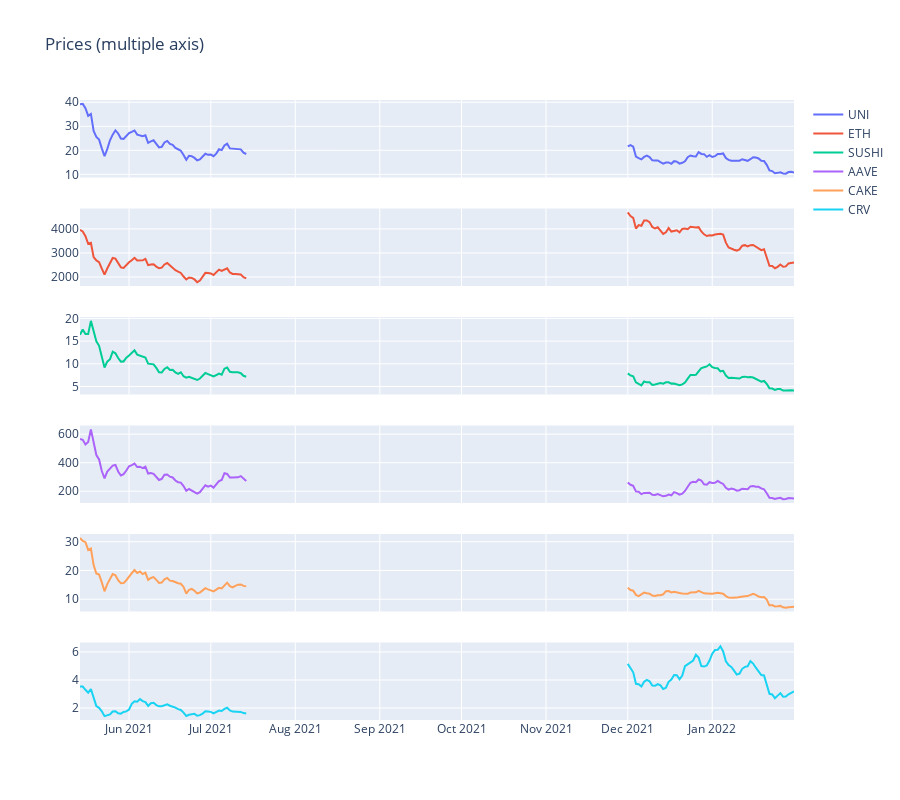

Here is the notebook cell this chart was saved with:
### Code cell
# keep only between 2021-05-01 and 2021-05-31
mask = ((df['Open'].index >= '2021-05-14') & (df['Open'].index <= '2021-07-14')) | ((df['Open'].index >= '2021-12-01') & (df['Open'].index <= '2022-01-31'))
df_open_1d = df['Open'][mask].resample("1d").mean()
# multiple lineplots
fig = make_subplots(rows=6, cols=1, shared_xaxes=True)
fig.add_scatter(x=df_open_1d.index, y=df_open_1d['UNI'], name='UNI', mode='lines', row=1, col=1)
fig.add_scatter(x=df_open_1d.index, y=df_open_1d['ETH'], name='ETH', mode='lines', row=2, col=1)
fig.add_scatter(x=df_open_1d.index, y=df_open_1d['SUSHI'], name='SUSHI', mode='lines', row=3, col=1)
fig.add_scatter(x=df_open_1d.index, y=df_open_1d['AAVE'], name='AAVE', mode='lines', row=4, col=1)
fig.add_scatter(x=df_open_1d.index, y=df_open_1d['CAKE'], name='CAKE', mode='lines', row=5, col=1)
fig.add_scatter(x=df_open_1d.index, y=df_open_1d['CRV'], name='CRV', mode='lines', row=6, col=1)
# increase the height of the subplots
fig.update_layout(height=800, title='Prices (multiple axis)')
fig.write_html('output/02_prices_axis_bear.html')
fig.write_image('output/02_prices_axis_bear.png')
fig

### Figure 1 — Plotly figure (JSON) as saved in the notebook; plotly's stock layout.template omitted (floating-point values rounded to 4 significant figures; data arrays with more than 128 entries replaced by an {"elided": "..."} marker saying what was removed)
{"data": [{"mode": "lines", "name": "UNI", "type": "scatter", "x": {"elided": "263 str values"}, "xaxis": "x", "y": {"elided": "263 float values"}, "yaxis": "y"}, {"mode": "lines", "name": "ETH", "type": "scatter", "x": {"elided": "263 str values"}, "xaxis": "x2", "y": {"elided": "263 float values"}, "yaxis": "y2"}, {"mode": "lines", "name": "SUSHI", "type": "scatter", "x": {"elided": "263 str values"}, "xaxis": "x3", "y": {"elided": "263 float values"}, "yaxis": "y3"}, {"mode": "lines", "name": "AAVE", "type": "scatter", "x": {"elided": "263 str values"}, "xaxis": "x4", "y": {"elided": "263 float values"}, "yaxis": "y4"}, {"mode": "lines", "name": "CAKE", "type": "scatter", "x": {"elided": "263 str values"}, "xaxis": "x5", "y": {"elided": "263 float values"}, "yaxis": "y5"}, {"mode": "lines", "name": "CRV", "type": "scatter", "x": {"elided": "263 str values"}, "xaxis": "x6", "y": {"elided": "263 float values"}, "yaxis": "y6"}], "layout": {"height": 800, "title": {"text": "Prices (multiple axis)"}, "xaxis": {"anchor": "y", "domain": [0, 1], "matches": "x6", "showticklabels": false}, "xaxis2": {"anchor": "y2", "domain": [0, 1], "matches": "x6", "showticklabels": false}, "xaxis3": {"anchor": "y3", "domain": [0, 1], "matches": "x6", "showticklabels": false}, "xaxis4": {"anchor": "y4", "domain": [0, 1], "matches": "x6", "showticklabels": false}, "xaxis5": {"anchor": "y5", "domain": [0, 1], "matches": "x6", "showticklabels": false}, "xaxis6": {"anchor": "y6", "domain": [0, 1]}, "yaxis": {"anchor": "x", "domain": [0.875, 1]}, "yaxis2": {"anchor": "x2", "domain": [0.7, 0.825]}, "yaxis3": {"anchor": "x3", "domain": [0.525, 0.65]}, "yaxis4": {"anchor": "x4", "domain": [0.35, 0.475]}, "yaxis5": {"anchor": "x5", "domain": [0.175, 0.3]}, "yaxis6": {"anchor": "x6", "domain": [0, 0.125]}}}
